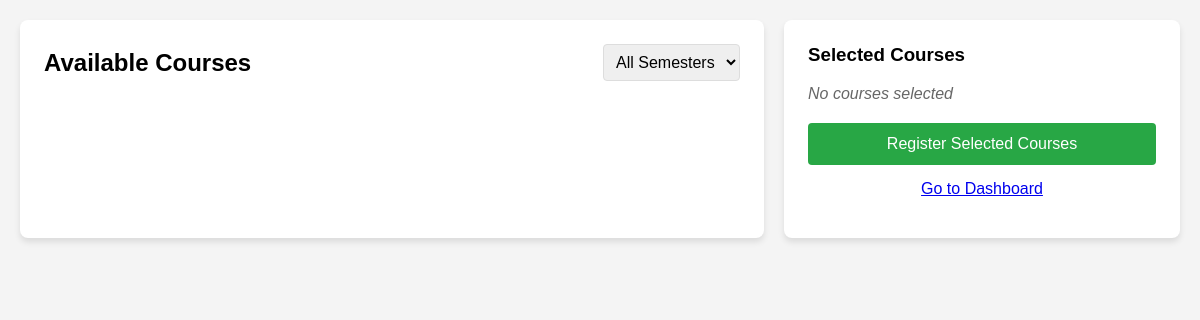
The page /Registration/index.php on the database as committed earlier.
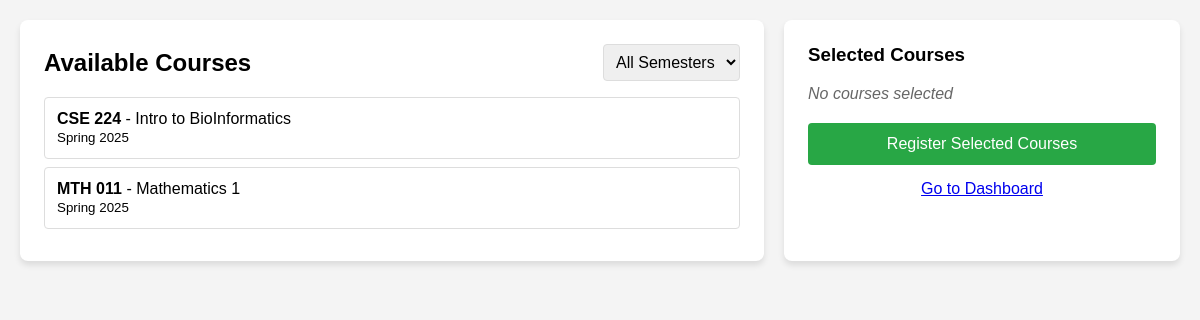
The same page on the database as committed later.
### tables this page shows
CREATE TABLE `course` (
  `Id` int(11) NOT NULL,
  `Name` varchar(222) NOT NULL,
  `Capacity` int(11) NOT NULL,
  `Code` varchar(222) NOT NULL,
  `semester_id` int(11) NOT NULL
);

### Registration/index.php (the view, shortened to what this page needs)
<?php
require_once __DIR__ . '/../config/db.php';
$courses = [];
$result = $conn->query("
    SELECT c.Code, c.Name, CONCAT(s.Season, ' ', s.Year) as semester_name
    FROM course c
    JOIN semester s ON c.semester_id = s.id
    ORDER BY c.Code
");
if ($result) {
    while ($row = $result->fetch_assoc()) {
        $courses[] = $row;
    }
}
?>
<!DOCTYPE html>
<html lang="en">
<head>
</head>
<body>
    <div class="container">
        <div class="panel courses-panel">
            <div class="filter-section">
                <h2 style="margin: 0;">Available Courses</h2>
                <select id="semesterFilter" onchange="filterCourses()">
                    <option value="">All Semesters</option>
                </select>
            </div>
            <div id="coursesList">
                <?php foreach ($courses as $course): ?>
                    <div class="course-item"
                         data-code="<?php echo htmlspecialchars($course['Code']); ?>"
                         data-name="<?php echo htmlspecialchars($course['Name']); ?>"
                         data-semester="<?php echo htmlspecialchars($course['semester_name']); ?>"
                         onclick="addCourse(this)">
                        <strong><?php echo htmlspecialchars($course['Code']); ?></strong> -
                        <?php echo htmlspecialchars($course['Name']); ?>
                        <br><small><?php echo htmlspecialchars($course['semester_name']); ?></small>
                    </div>
                <?php endforeach; ?>
            </div>
        </div>
        <div class="panel selected-panel">
            <h3>Selected Courses</h3>
            <div id="selectedCourses">
                <p id="noSelection" style="color: #666; font-style: italic;">No courses selected</p>
            </div>
            <form action="regpage.php" method="POST" id="registrationForm" style="margin-top: 20px;">
                <button type="submit">Register Selected Courses</button>
            </form>
            <p style="text-align:center; margin-top:15px;">
                <a href="../Dashboard/index.php">Go to Dashboard</a>
            </p>
        </div>
    </div>
</body>
</html>

### Registration/index.php (style rules this page uses)
body { font-family: Arial, sans-serif; background: #f4f4f4; margin: 0; padding: 20px; }
.container { display: flex; gap: 20px; max-width: 1200px; margin: 0 auto; }
.panel { background: #fff; padding: 24px; border-radius: 8px; box-shadow: 0 4px 6px rgba(0,0,0,0.1); }
.courses-panel { flex: 2; }
.selected-panel { flex: 1; }
.course-item { padding: 12px; margin: 8px 0; border: 1px solid #ddd; border-radius: 4px; cursor: pointer; transition: background 0.2s; }
button { width: 100%; padding: 12px; background: #28a745; color: #fff; border: none; border-radius: 4px; cursor: pointer; font-size: 16px; }
h2, h3 { margin-top: 0; }
.filter-section { display: flex; justify-content: space-between; align-items: center; margin-bottom: 16px; }
#semesterFilter { padding: 8px; border: 1px solid #ddd; border-radius: 4px; font-size: 16px; }

Rows that differ between the two databases and show on the page:
added course: Code "CSE 224", Name "Intro to BioInformatics", semester_name "Spring 2025"
added course: Code "MTH 011", Name "Mathematics 1", semester_name "Spring 2025"
